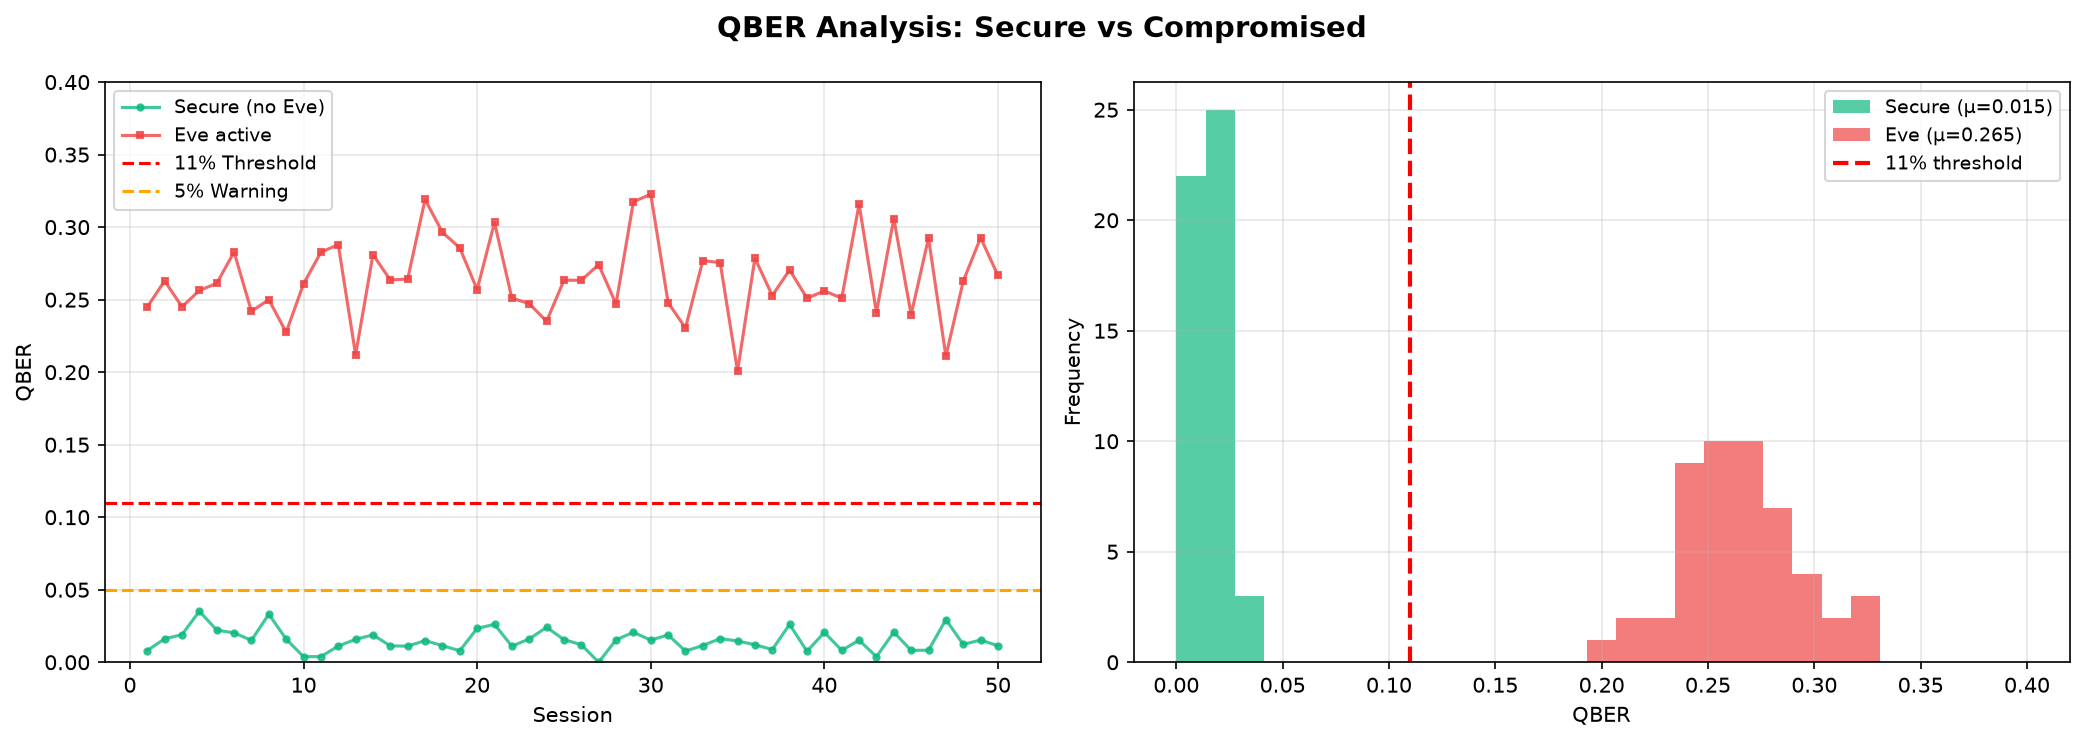

Reproduce this figure in Python.
"""
QBER Comparison — Secure vs Compromised Channel
=================================================
Generates publication-quality plot for technical report.
"""

import numpy as np
import matplotlib

matplotlib.use("Agg")
import matplotlib.pyplot as plt
import os
import sys

sys.path.insert(0, os.path.dirname(os.path.dirname(os.path.abspath(__file__))))
from quantum_engine.bb84_simulator import run_bb84_session


def run_comparison(n=50, num_bits=512):
    print(f"Running {n} secure sessions...")
    secure = [run_bb84_session(num_bits=num_bits)["qber"] for _ in range(n)]

    print(f"Running {n} compromised sessions...")
    eve = [run_bb84_session(num_bits=num_bits, eve=True)["qber"] for _ in range(n)]

    return secure, eve


def plot(secure, eve, out="analysis/qber_comparison.png"):
    fig, (ax1, ax2) = plt.subplots(1, 2, figsize=(14, 5))
    fig.suptitle("QBER Analysis: Secure vs Compromised", fontsize=14, fontweight="bold")

    # Time series
    sessions = range(1, len(secure) + 1)
    ax1.plot(
        sessions,
        secure,
        "o-",
        color="#10B981",
        markersize=3,
        label="Secure (no Eve)",
        alpha=0.8,
    )
    ax1.plot(
        sessions,
        eve,
        "s-",
        color="#EF4444",
        markersize=3,
        label="Eve active",
        alpha=0.8,
    )
    ax1.axhline(y=0.11, color="red", ls="--", lw=1.5, label="11% Threshold")
    ax1.axhline(y=0.05, color="orange", ls="--", lw=1.5, label="5% Warning")
    ax1.set_xlabel("Session")
    ax1.set_ylabel("QBER")
    ax1.set_ylim(0, 0.40)
    ax1.legend(fontsize=9)
    ax1.grid(True, alpha=0.3)

    # Histogram
    bins = np.linspace(0, 0.40, 30)
    ax2.hist(
        secure,
        bins=bins,
        alpha=0.7,
        color="#10B981",
        label=f"Secure (μ={np.mean(secure):.3f})",
    )
    ax2.hist(
        eve, bins=bins, alpha=0.7, color="#EF4444", label=f"Eve (μ={np.mean(eve):.3f})"
    )
    ax2.axvline(x=0.11, color="red", ls="--", lw=2, label="11% threshold")
    ax2.set_xlabel("QBER")
    ax2.set_ylabel("Frequency")
    ax2.legend(fontsize=9)
    ax2.grid(True, alpha=0.3)

    plt.tight_layout()
    os.makedirs(os.path.dirname(out), exist_ok=True)
    plt.savefig(out, dpi=150, bbox_inches="tight")
    plt.close()
    print(f"✅ Saved: {out}")

    print(f"\n  Secure:   μ={np.mean(secure):.4f}  σ={np.std(secure):.4f}")
    print(f"  Eve:      μ={np.mean(eve):.4f}  σ={np.std(eve):.4f}")
    print(f"  Separation: {np.mean(eve) - np.mean(secure):.4f}")


if __name__ == "__main__":
    s, e = run_comparison()
    plot(s, e)
